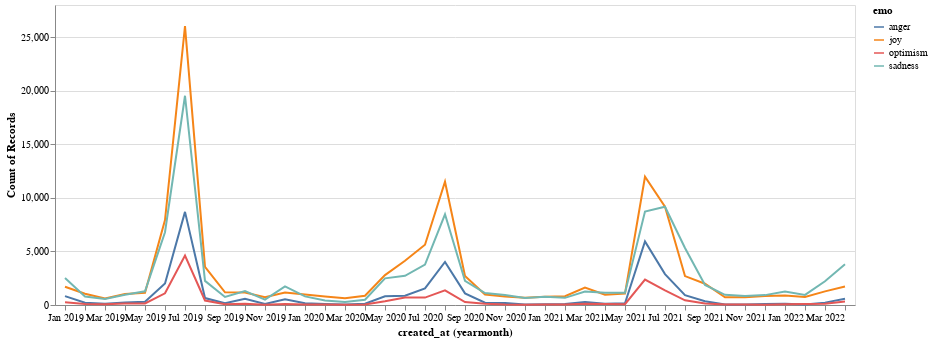

The code cell stored with this chart in its notebook:
### Code cell
new_chart

### Figure 1 — Vega-Lite specification as saved in the notebook (floating-point values rounded to 4 significant figures; data arrays with more than 128 entries replaced by an {"elided": "..."} marker saying what was removed)
{"config": {"view": {"continuousWidth": 400, "continuousHeight": 300}}, "data": {"name": "data-9e8539c03fa4cf7477a3e0887bf9a46c"}, "mark": "line", "encoding": {"color": {"field": "emo", "type": "nominal"}, "x": {"field": "yearmonth_created_at", "timeUnit": "yearmonth", "title": "created_at (yearmonth)", "type": "nominal"}, "y": {"field": "__count", "title": "Count of Records", "type": "quantitative"}}, "$schema": "https://vega.github.io/schema/vega-lite/v4.17.0.json", "datasets": {"data-9e8539c03fa4cf7477a3e0887bf9a46c": {"elided": "160 records"}}}
